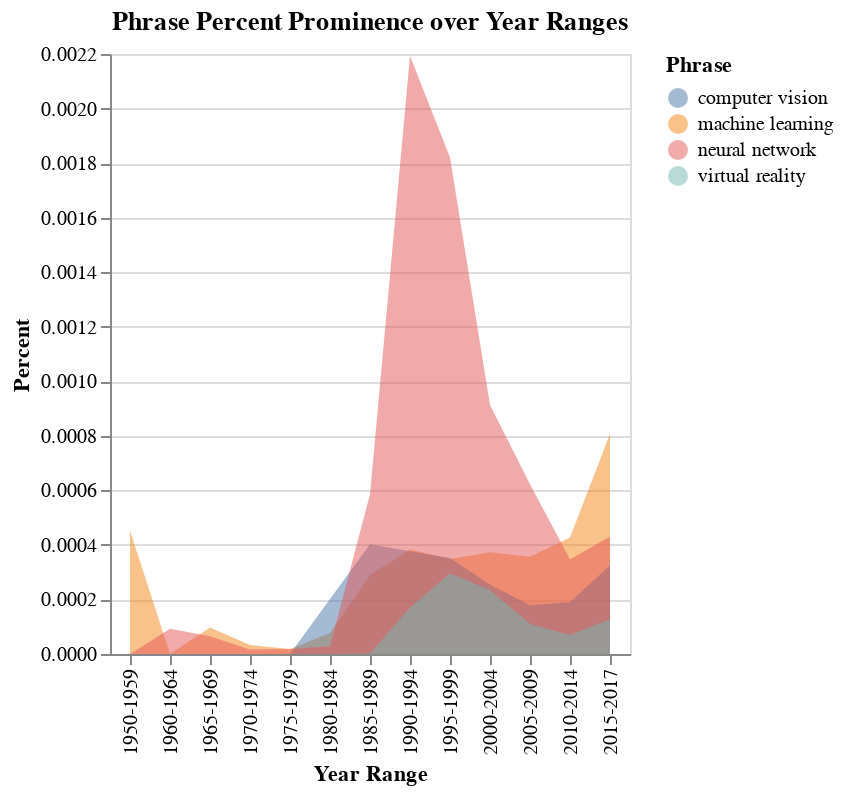

Notebook cell for this chart:
### Code cell
alt.Chart(data).mark_area(opacity=0.5).encode(x='Year Range', 
                                              y=alt.Y('Percent', stack=None), 
                                              color='Phrase',
                                              tooltip=['Phrase', 'Year Range', 'Percent']
                                              ).properties(title='Phrase Percent Prominence over Year Ranges').interactive()

### Figure 1 — Vega-Lite specification as saved in the notebook (floating-point values rounded to 4 significant figures)
{"config": {"view": {"continuousWidth": 400, "continuousHeight": 300}}, "data": {"name": "data-bd617e558323958b181f2e12d9153fc2"}, "mark": {"type": "area", "opacity": 0.5}, "encoding": {"color": {"field": "Phrase", "type": "nominal"}, "tooltip": [{"field": "Phrase", "type": "nominal"}, {"field": "Year Range", "type": "nominal"}, {"field": "Percent", "type": "quantitative"}], "x": {"field": "Year Range", "type": "nominal"}, "y": {"field": "Percent", "stack": null, "type": "quantitative"}}, "selection": {"selector002": {"type": "interval", "bind": "scales", "encodings": ["x", "y"]}}, "title": "Phrase Percent Prominence over Year Ranges", "$schema": "https://vega.github.io/schema/vega-lite/v4.17.0.json", "datasets": {"data-bd617e558323958b181f2e12d9153fc2": [{"Year Range": "1950-1959", "Percent": 0.0004531, "Phrase": "machine learning"}, {"Year Range": "1960-1964", "Percent": 0.0, "Phrase": "machine learning"}, {"Year Range": "1965-1969", "Percent": 9.717e-05, "Phrase": "machine learning"}, {"Year Range": "1970-1974", "Percent": 3.329e-05, "Phrase": "machine learning"}, {"Year Range": "1975-1979", "Percent": 1.804e-05, "Phrase": "machine learning"}, {"Year Range": "1980-1984", "Percent": 7.678e-05, "Phrase": "machine learning"}, {"Year Range": "1985-1989", "Percent": 0.0002898, "Phrase": "machine learning"}, {"Year Range": "1990-1994", "Percent": 0.0003827, "Phrase": "machine learning"}, {"Year Range": "1995-1999", "Percent": 0.0003483, "Phrase": "machine learning"}, {"Year Range": "2000-2004", "Percent": 0.0003729, "Phrase": "machine learning"}, {"Year Range": "2005-2009", "Percent": 0.0003566, "Phrase": "machine learning"}, {"Year Range": "2010-2014", "Percent": 0.0004274, "Phrase": "machine learning"}, {"Year Range": "2015-2017", "Percent": 0.000808, "Phrase": "machine learning"}, {"Year Range": "1950-1959", "Percent": 0.0, "Phrase": "computer vision"}, {"Year Range": "1960-1964", "Percent": 0.0, "Phrase": "computer vision"}, {"Year Range": "1965-1969", "Percent": 0.0, "Phrase": "computer vision"}, {"Year Range": "1970-1974", "Percent": 0.0, "Phrase": "computer vision"}, {"Year Range": "1975-1979", "Percent": 0.0, "Phrase": "computer vision"}, {"Year Range": "1980-1984", "Percent": 0.0002016, "Phrase": "computer vision"}, {"Year Range": "1985-1989", "Percent": 0.0004022, "Phrase": "computer vision"}, {"Year Range": "1990-1994", "Percent": 0.0003766, "Phrase": "computer vision"}, {"Year Range": "1995-1999", "Percent": 0.000352, "Phrase": "computer vision"}, {"Year Range": "2000-2004", "Percent": 0.0002546, "Phrase": "computer vision"}, {"Year Range": "2005-2009", "Percent": 0.0001791, "Phrase": "computer vision"}, {"Year Range": "2010-2014", "Percent": 0.0001905, "Phrase": "computer vision"}, {"Year Range": "2015-2017", "Percent": 0.0003246, "Phrase": "computer vision"}, {"Year Range": "1950-1959", "Percent": 0.0, "Phrase": "neural network"}, {"Year Range": "1960-1964", "Percent": 9.22e-05, "Phrase": "neural network"}, {"Year Range": "1965-1969", "Percent": 6.478e-05, "Phrase": "neural network"}, {"Year Range": "1970-1974", "Percent": 1.664e-05, "Phrase": "neural network"}, {"Year Range": "1975-1979", "Percent": 1.804e-05, "Phrase": "neural network"}, {"Year Range": "1980-1984", "Percent": 2.879e-05, "Phrase": "neural network"}, {"Year Range": "1985-1989", "Percent": 0.0005861, "Phrase": "neural network"}, {"Year Range": "1990-1994", "Percent": 0.002193, "Phrase": "neural network"}, {"Year Range": "1995-1999", "Percent": 0.001821, "Phrase": "neural network"}, {"Year Range": "2000-2004", "Percent": 0.0009134, "Phrase": "neural network"}, {"Year Range": "2005-2009", "Percent": 0.0006225, "Phrase": "neural network"}, {"Year Range": "2010-2014", "Percent": 0.0003463, "Phrase": "neural network"}, {"Year Range": "2015-2017", "Percent": 0.0004313, "Phrase": "neural network"}, {"Year Range": "1950-1959", "Percent": 0.0, "Phrase": "virtual reality"}, {"Year Range": "1960-1964", "Percent": 0.0, "Phrase": "virtual reality"}, {"Year Range": "1965-1969", "Percent": 0.0, "Phrase": "virtual reality"}, {"Year Range": "1970-1974", "Percent": 0.0, "Phrase": "virtual reality"}, {"Year Range": "1975-1979", "Percent": 0.0, "Phrase": "virtual reality"}, {"Year Range": "1980-1984", "Percent": 0.0, "Phrase": "virtual reality"}, {"Year Range": "1985-1989", "Percent": 2.163e-06, "Phrase": "virtual reality"}, {"Year Range": "1990-1994", "Percent": 0.0001708, "Phrase": "virtual reality"}, {"Year Range": "1995-1999", "Percent": 0.000296, "Phrase": "virtual reality"}, {"Year Range": "2000-2004", "Percent": 0.000235, "Phrase": "virtual reality"}, {"Year Range": "2005-2009", "Percent": 0.0001103, "Phrase": "virtual reality"}, {"Year Range": "2010-2014", "Percent": 6.941e-05, "Phrase": "virtual reality"}, {"Year Range": "2015-2017", "Percent": 0.0001279, "Phrase": "virtual reality"}]}}
